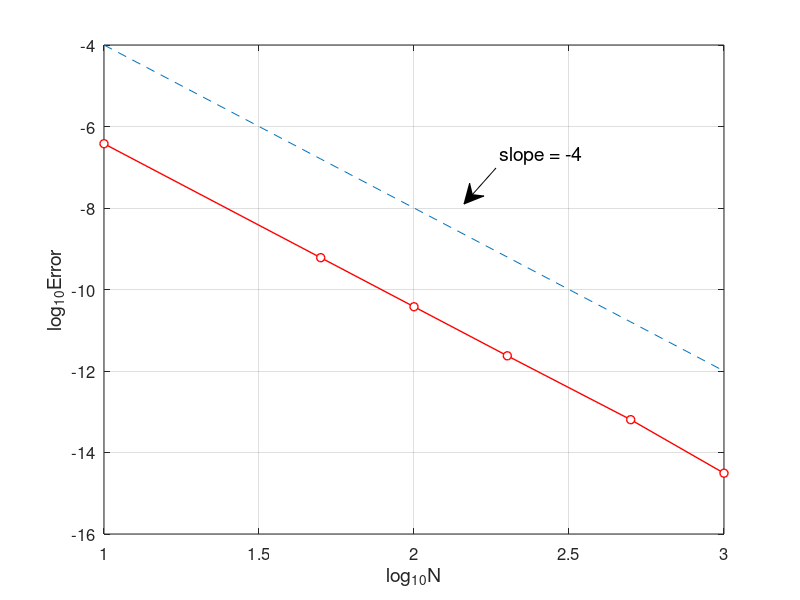

Write the MATLAB code that produced this figure.
% IRK2s_error.m
% Implicit Runge-Kutta(Gauss method) 2 stage and order 4
% u'=u, t in [0,1] with initial condition u(0)=1
% exact solution: u(t)=exp(t)
clear all; close all;
Nvec=[10 50 100 200 500 1000];
Error=[];
for n=1:length(Nvec)
    N=Nvec(n);
    h=1/N;
    t=0:h:1;
    un(1)=1;
    Y=[1;1];
    % Newton iteration
    for i=1:N
        k=un(i);  tol=1;
        while tol > 1e-10
            X=Y;
            D=[1-0.25*h,-h*(0.25-(sqrt(3))/6);...
            -h*( 0.25+(sqrt(3))/6),1-h*0.25];    % Jacobian matrix
            F=[X(1)-k-h*(0.25*X(1)+(0.25-(sqrt(3))/6)*X(2));...
            X(2)-k-h*((0.25+(sqrt(3))/6)*X(1)+0.25*X(2))];   % RHS
            Y=X-D\F;
            tol=norm(Y-X);
        end
        un(i+1)=k+(h/2)*(Y(1)+Y(2));
    end
    ue=exp(t);              % exact solution
    error=max(abs(un-ue));   % maximum error
    Error=[Error,error];
end
plot(log10(Nvec),log10(Error),'ro-','MarkerFaceColor','w','LineWidth',1)
hold on,
plot(log10(Nvec),log10(Nvec.^(-4)),'--')
grid on,
% title('Convergence order of Gauss method','fontsize',12)
set(gca,'fontsize',12)
xlabel('log_{10}N','fontsize',14), ylabel('log_{10}Error','fontsize',14)

% add annotation of slope
ax = [0.62 0.58];
ay = [0.72 0.66];
annotation('textarrow',ax,ay,'String','slope = -4','fontsize',14)

% computing convergence order
for i=1:length(Nvec)-1     % computating convergence order
    order(i)=-log(Error(i)/Error(i+1))/(log(Nvec(i)/Nvec(i+1)));
end
Error
order

% print -dpng -r600 IRK2s_error.png
% print -depsc2 IRK2s_error.eps
